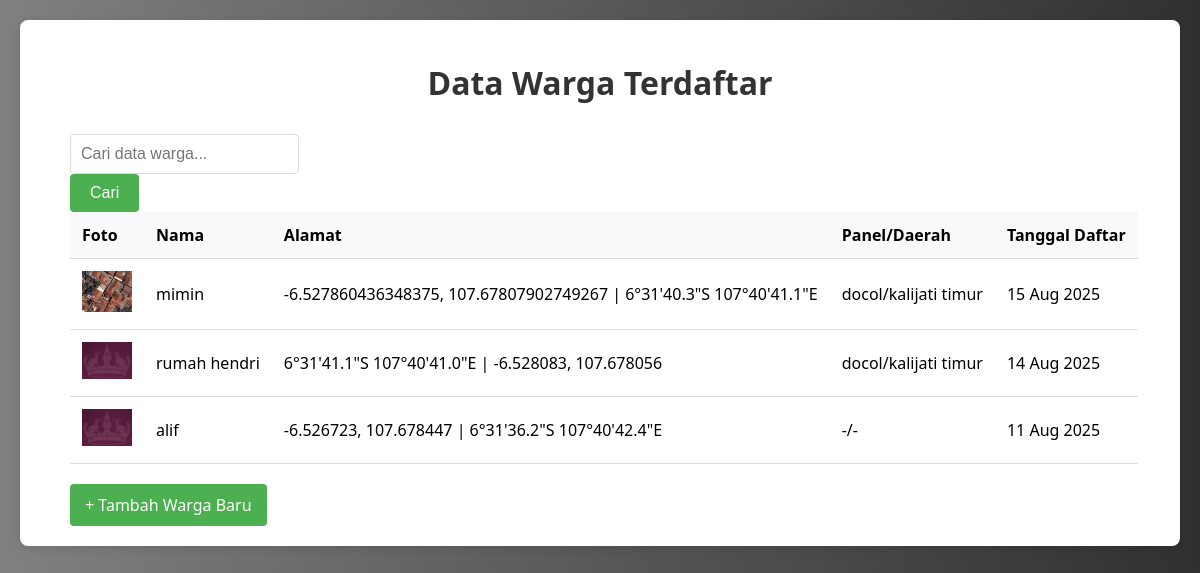
Screenshot of /blog/halaman2/ with the database file from the repository.
### blog/models.py (models this page shows, shortened)
class Warga(models.Model):
    nama = models.CharField(max_length=100)
    alamat = models.TextField()
    rt = models.CharField(max_length=16)
    rw = models.CharField(max_length=30)
    foto = models.ImageField(upload_to='warga/')
    created_at = models.DateTimeField(auto_now_add=True)

### blog/views.py (the view)
# urls.py: path('halaman2/', views.halaman2, name='halaman2'),
def halaman2(request):
    query = request.GET.get('q', '')
    if query:
        daftar_warga = Warga.objects.filter(
            Q(nama__icontains=query) | Q(alamat__icontains=query) | Q(rt__icontains=query) | Q(rw__icontains=query)
        ).order_by('-created_at')
    else:
        daftar_warga = Warga.objects.all().order_by('-created_at')
    return render(request, 'blog/halaman2.html', {'daftar_warga': daftar_warga, 'query': query})

### blog/templates/blog/halaman2.html (shortened to what this page needs)
{% load static %}
<!DOCTYPE html>
<html lang="en">
<head>
    <link rel="stylesheet" href="{% static 'blog/css/halaman2.css' %}">
</head>
<body>
    <div class="container">
        <h1>Data Warga Terdaftar</h1>
        <form method="get" action="" class="search-form" style="display:inline-block; margin-left:30px;">
            <input type="text" class="search-input" name="q" placeholder="Cari data warga..." value="{{ request.GET.q }}">
            <button type="submit" class="search-btn">Cari</button>
        <table class="warga-table">
            <thead>
                <tr>
                    <th>Foto</th>
                    <th>Nama</th>
                    <th>Alamat</th>
                    <th>Panel/Daerah</th>
                    <th>Tanggal Daftar</th>
                </tr>
            </thead>
            <tbody>
                {% for warga in daftar_warga %}
                <tr>
                    <td>
                        {% if warga.foto %}
                        <a href="{% url 'detail_warga' warga.id %}">
                            <img src="{{ warga.foto.url }}" width="50" class="thumbnail">
                        </a>
                        {% else %}
                        <span class="no-photo">No Photo</span>
                        {% endif %}
                    </td>
                    <td>{{ warga.nama }}</td>
                    <td>{{ warga.alamat }}</td>
                    <td>{{ warga.rt }}/{{ warga.rw }}</td>
                    <td>{{ warga.created_at|date:"d M Y" }}</td>
                </tr>
                {% empty %}
                <tr>
                    <td colspan="5" class="empty-data">Belum ada data warga</td>
                </tr>
                {% endfor %}
            </tbody>
        </table>
        <a href="{% url 'halaman1' %}" class="add-btn">+ Tambah Warga Baru</a>
    </div>
</body>
</html>

### blog/static/blog/css/halaman2.css (style rules this page uses)
body { font-family: 'Segoe UI', Tahoma, Geneva, Verdana, sans-serif; background: linear-gradient(to right, #808080, #303030); margin: 0; padding: 20px; }
.container { max-width: 1200px; margin: 0 auto; background: white; padding: 20px; border-radius: 8px; box-shadow: 0 2px 10px rgba(0,0,0,0.1); }
h1 { color: #333; text-align: center; margin-bottom: 30px; }
.warga-table { width: 100%; border-collapse: collapse; margin-bottom: 20px; }
.warga-table th, .warga-table td { padding: 12px; text-align: left; border-bottom: 1px solid #ddd; }
.warga-table th { background-color: #f8f9fa; font-weight: 600; }
.add-btn { display: inline-block; background-color: #4CAF50; color: white; padding: 10px 15px; text-decoration: none; border-radius: 4px; transition: background-color 0.3s; }
.search-form { display: flex; }
.search-input { flex: 1; padding: 10px; border: 1px solid #ddd; border-radius: 4px; font-size: 16px; }
.search-btn { padding: 10px 20px; background-color: #4CAF50; color: white; border: none; border-radius: 4px; cursor: pointer; font-size: 16px; display: flex; align-items: center; gap: 5px; }

### rows the page displays
Warga: foto (picture), nama "mimin", alamat "-6.527860436348375, 107.67807902749267 | 6°31'40.3\"S 107°40'41.1\"E", rt "docol", rw "kalijati timur", created_at "15 Aug 2025"
Warga: foto (picture), nama "rumah hendri", alamat "6°31'41.1\"S 107°40'41.0\"E | -6.528083, 107.678056", rt "docol", rw "kalijati timur", created_at "14 Aug 2025"
Warga: foto (picture), nama "alif", alamat "-6.526723, 107.678447 | 6°31'36.2\"S 107°40'42.4\"E", rt "-", rw "-", created_at "11 Aug 2025"
